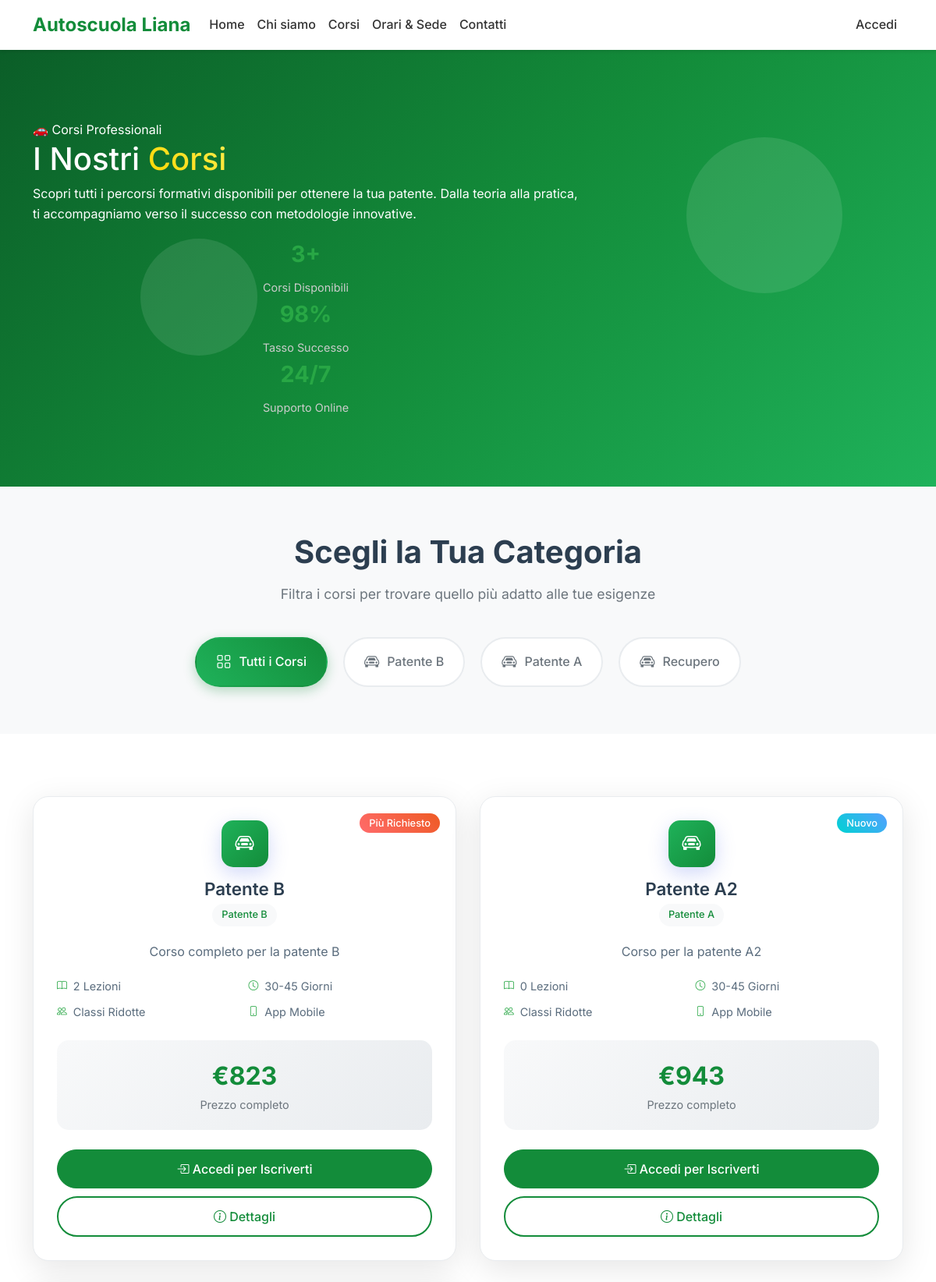
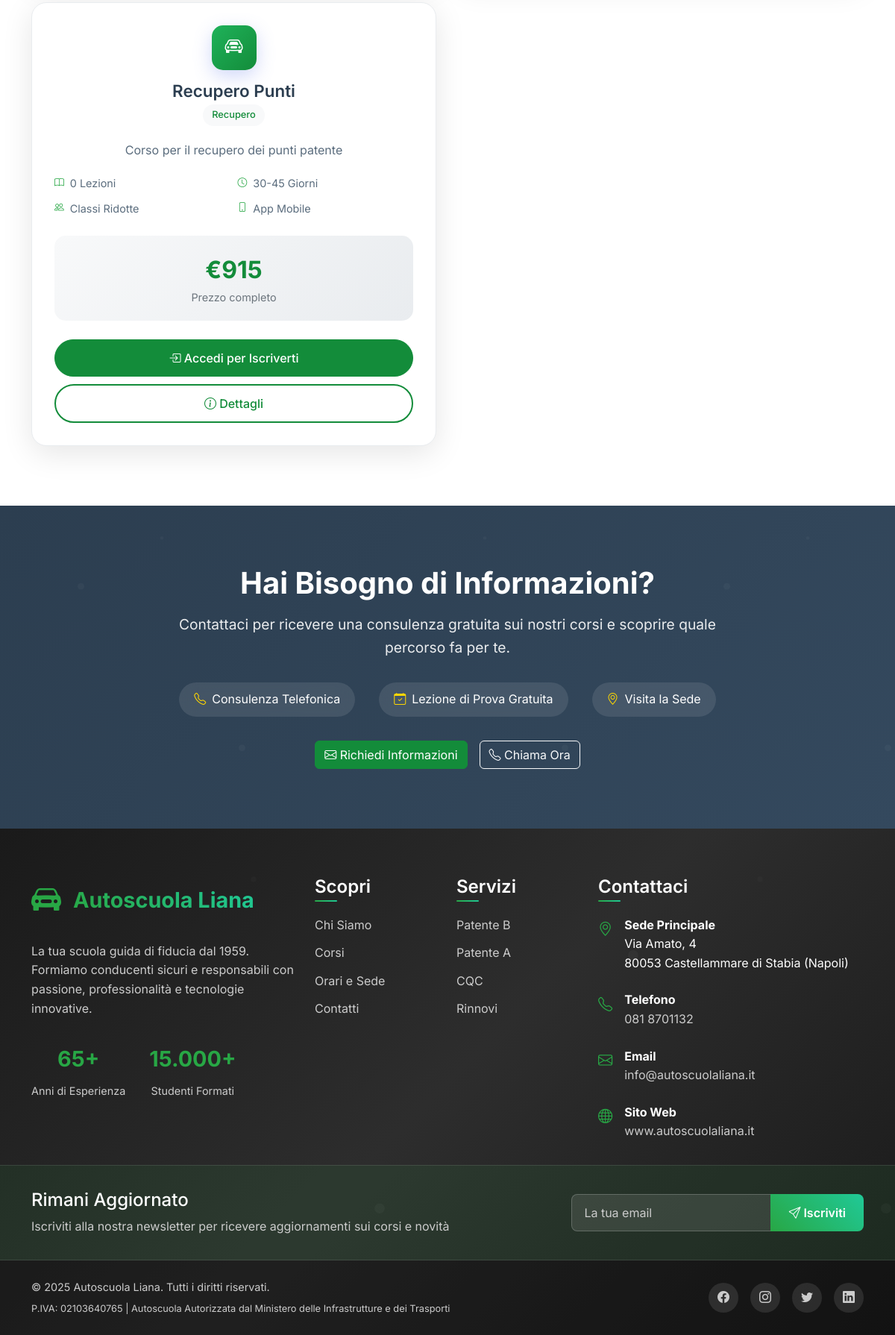
/corsi.php, run on the app's committed database (2 pictures, top to bottom).
### tables this page shows
CREATE TABLE courses (
    id INT AUTO_INCREMENT PRIMARY KEY,
    name VARCHAR(100) NOT NULL,
    description TEXT,
    category VARCHAR(50),  
    created_at TIMESTAMP DEFAULT CURRENT_TIMESTAMP
);

### includes/auth.php (called while the page is built, shortened)
<?php
function isLoggedIn() {
    return isset($_SESSION['user_id']);
}
?>

### public/corsi.php (the view, shortened to what this page needs)
<?php
require_once '../includes/auth.php';
require_once '../includes/db.php';
$stmt = $db->query("SELECT * FROM courses ORDER BY id");
$courses = $stmt->fetchAll();
$corsi_per_categoria = [];
foreach ($courses as $course) {
    $categoria = $course['category'] ?? 'generale';
    if (!isset($corsi_per_categoria[$categoria])) {
        $corsi_per_categoria[$categoria] = [];
    }
    $corsi_per_categoria[$categoria][] = $course;
}
require_once '../includes/header.php';
?>
<section class="courses-hero">
    <div class="hero-background">
        <div class="hero-gradient"></div>
        <div class="hero-shapes">
            <div class="shape shape-1"></div>
            <div class="shape shape-2"></div>
        </div>
    </div>
    <div class="container">
        <div class="hero-content">
            <div class="hero-badge">
                <span class="badge-text">🚗 Corsi Professionali</span>
            </div>
            <h1 class="hero-title">
                I Nostri <span class="highlight">Corsi</span>
            </h1>
            <p class="hero-subtitle">
                Scopri tutti i percorsi formativi disponibili per ottenere la tua patente.
                Dalla teoria alla pratica, ti accompagniamo verso il successo con metodologie innovative.
            </p>
            <div class="hero-stats">
                <div class="stat-item">
                    <div class="stat-number"><?php echo count($courses); ?>+</div>
                    <div class="stat-label">Corsi Disponibili</div>
                </div>
                <div class="stat-item">
                    <div class="stat-number">98%</div>
                    <div class="stat-label">Tasso Successo</div>
                </div>
                <div class="stat-item">
                    <div class="stat-number">24/7</div>
                    <div class="stat-label">Supporto Online</div>
                </div>
            </div>
        </div>
    </div>
</section>
<section class="filters-section">
    <div class="container">
        <div class="filters-header">
            <h2>Scegli la Tua Categoria</h2>
            <p>Filtra i corsi per trovare quello più adatto alle tue esigenze</p>
        </div>
        <div class="filters-grid">
            <button class="filter-btn active" data-filter="all">
                <i class="bi bi-grid"></i>
                <span>Tutti i Corsi</span>
            </button>
            <?php foreach (array_keys($corsi_per_categoria) as $categoria): ?>
            <button class="filter-btn" data-filter="<?php echo strtolower(str_replace(' ', '-', $categoria)); ?>">
                <i class="bi bi-car-front"></i>
                <span><?php echo htmlspecialchars(ucfirst($categoria)); ?></span>
            </button>
            <?php endforeach; ?>
        </div>
    </div>
</section>
<section class="courses-grid-section">
    <div class="container">
        <div class="courses-grid" id="coursesGrid">
            <?php foreach ($courses as $index => $course):
                $categoria = $course['category'] ?? 'generale';
                $categoria_class = strtolower(str_replace(' ', '-', $categoria));
            ?>
            <div class="course-card-modern" data-category="<?php echo $categoria_class; ?>" style="animation-delay: <?php echo ($index % 6) * 0.1; ?>s">
                <div class="course-header">
                    <div class="course-badge">
                        <?php if (strpos(strtolower($course['name']), 'patente b') !== false): ?>
                            <span class="badge-popular">Più Richiesto</span>
                        <?php elseif (strpos(strtolower($course['name']), 'a2') !== false): ?>
                            <span class="badge-new">Nuovo</span>
                        <?php endif; ?>
                    </div>
                    <div class="course-icon">
                        <i class="bi bi-car-front"></i>
                    </div>
                    <h3><?php echo htmlspecialchars($course['name']); ?></h3>
                    <div class="course-category"><?php echo htmlspecialchars($categoria); ?></div>
                </div>
                <div class="course-description">
                    <?php echo htmlspecialchars(substr($course['description'] ?? '', 0, 120)) . (strlen($course['description'] ?? '') > 120 ? '...' : ''); ?>
                </div>
                <div class="course-features">
                    <?php
                    $stmt = $db->prepare("SELECT COUNT(*) as count FROM lessons WHERE course_id = ?");
                    $stmt->execute([$course['id']]);
                    $lesson_count = $stmt->fetch()['count'];
                    ?>
                    <div class="feature-item">
                        <i class="bi bi-book"></i>
                        <span><?php echo $lesson_count; ?> Lezioni</span>
                    </div>
                    <div class="feature-item">
                        <i class="bi bi-clock"></i>
                        <span>30-45 Giorni</span>
                    </div>
                    <div class="feature-item">
                        <i class="bi bi-people"></i>
                        <span>Classi Ridotte</span>
                    </div>
                    <div class="feature-item">
                        <i class="bi bi-phone"></i>
                        <span>App Mobile</span>
                    </div>
                </div>
                <div class="course-price">
                    <div class="price">€<?php echo rand(650, 950); ?></div>
                    <div class="price-note">Prezzo completo</div>
                </div>
                <div class="course-actions">
                    <?php if (isLoggedIn()): ?>
                        <a href="../student/dashboard.php?course=<?php echo $course['id']; ?>" class="btn btn-primary">
                            <i class="bi bi-play-circle"></i>
                            Accedi al Corso
                        </a>
                    <?php else: ?>
                        <a href="login.php" class="btn btn-primary">
                            <i class="bi bi-box-arrow-in-right"></i>
                            Accedi per Iscriverti
                        </a>
                    <?php endif; ?>
                    <button class="btn btn-outline-primary course-info-btn" data-course-id="<?php echo $course['id']; ?>">
                        <i class="bi bi-info-circle"></i>
                        Dettagli
                    </button>
                </div>
            </div>
            <?php endforeach; ?>
        </div>
    </div>
</section>
<section class="courses-cta-section">
    <div class="container">
        <div class="cta-content">
            <h2>Hai Bisogno di Informazioni?</h2>
            <p>Contattaci per ricevere una consulenza gratuita sui nostri corsi e scoprire quale percorso fa per te.</p>
            <div class="cta-features">
                <div class="cta-feature">
                    <i class="bi bi-telephone"></i>
                    <span>Consulenza Telefonica</span>
                </div>
                <div class="cta-feature">
                    <i class="bi bi-calendar-check"></i>
                    <span>Lezione di Prova Gratuita</span>
                </div>
                <div class="cta-feature">
                    <i class="bi bi-geo-alt"></i>
                    <span>Visita la Sede</span>
                </div>
            </div>
            <div class="cta-buttons">
                <a href="contatti.php" class="btn btn-primary btn-3d">
                    <i class="bi bi-envelope"></i>
                    Richiedi Informazioni
                </a>
                <a href="tel:+390612345678" class="btn btn-outline-light">
                    <i class="bi bi-telephone"></i>
                    Chiama Ora
                </a>
            </div>
        </div>
    </div>
</section>
<?php require_once '../includes/footer.php'; ?>

### public/assets/css/custom.css (style rules this page uses)
:root { --green-primary: #138C3A; --green-light: #1FB25A; --green-dark: #0B5E28; --black-main: #0B0B0B; --gray-dark: #1F1F1F; --gray-medium: #3A3A3A; --gray-light: #E5E7EB; --text-primary: #FFFFFF; --text-secondary: #B5B5B5; --success: #1FB25A; --warning: #F4C430; --danger: #D62828; --info: #2EA8E5; }
body { font-family: 'Inter', 'Segoe UI', system-ui, -apple-system, sans-serif; line-height: 1.6; color: var(--text-primary); background-color: var(--black-main); }
.btn-primary { background-color: var(--green-primary); border-color: var(--green-primary); }

### includes/footer.php (style rules this page uses)
.stat-item { text-align: center; }
.stat-number { display: block; font-size: 1.8rem; font-weight: 700; color: #28a745; }
.stat-label { display: block; font-size: 0.9rem; color: #cccccc; margin-top: 0.5rem; }

### data on the page
courses: shows "Più Richiesto", name "Patente B", category "Patente B", description "Corso completo per la patente B", lesson_count "2"
courses: shows "Nuovo", name "Patente A2", category "Patente A", description "Corso per la patente A2", lesson_count "0"
courses: name "Recupero Punti", category "Recupero", description "Corso per il recupero dei punti patente", lesson_count "0"

### other printed values
SITE_NAME "Autoscuola Liana"
count($courses) "3"
$categoria "Patente B"
$categoria "Patente A"
$categoria "Recupero"
